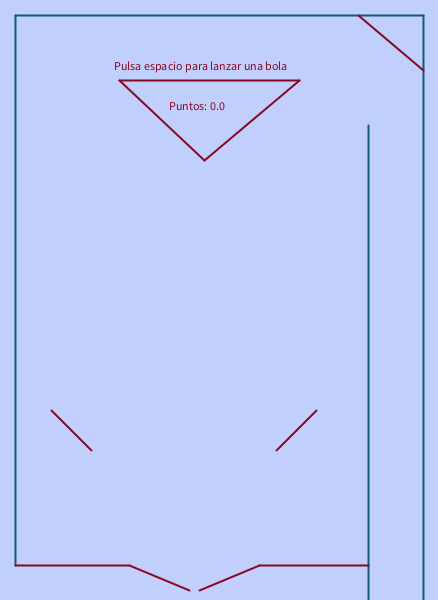
Frame 1 (no input)
Frame 60 (the mouse pressed at the canvas centre just before this capture): identical to frame 1, image omitted
Frame 120 (the mouse held since frame 60 and released just before this capture): identical to frame 1, image omitted

The Processing sketch that drew this single still picture (run headless with seeded random() and noise(); from frame 60 on, the mouse is pressed at the canvas centre):

// Processing sketch: processing_150667
// ── processing_150667.pde

/**
 * Pimball
 * DANIEL PÉREZ ROMAN
 * ALINA HONHALA
 * 3º GIM
 */
 
Tablero pim;
ArrayList<Particle> bolas;
float dt = 0.4;
float radio = 18;
int i=0;
float puntos = 0;
PVector velIni = new PVector();
 

void setup() {
  size(438,600);
  
  // Campo: Extremos de la pantalla
  pim = new Tablero();
  
  // Bolas
  bolas = new ArrayList<Particle>(); 
  
}

void draw() {
  background(193,207,252);
  fill(255);
  
  // Actualiza las partículas: colisiones y dibujado
  for (int i=0;i<bolas.size();i++){
    Particle p = bolas.get(i);
    p.update();
    for (int j=i+1;j<bolas.size();j++){
      Particle q = bolas.get(j);
      p.collision(q);
    }
    p.display();
  }
  
  fill(135,7,37);
  text("Pulsa espacio para lanzar una bola", (width/2)-105, 70);
  
  fill(135,7,37);
  text("Puntos: " + puntos, (width/2)-50, 110);
 
 // Calcula Colisiones y dibuja el Pimball 
  pim.update();
  pim.display(); 
}

void keyPressed()
{
  if(key == ' '){
    velIni.y = -55;
    PVector posIni = new PVector (width-35,height);
    Particle pIni = new Particle(posIni, radio);
    bolas.add(pIni);
    pIni.vel.set(velIni);
    //pIni.gravedad.set(0,1);
    pIni.update();
    pIni.display();
  }
}

class Particle
{
  float masa = 1.0;
  PVector place;
  PVector vel;
  PVector a; //aceleracion
  float radio;
  PVector gravedad = new PVector(0,0);
  
  
  Particle(PVector local, float radio_)
  {
    place = local.get();
    vel = new PVector( random(-20,20), random(-20,20) );
    a = new PVector();
    radio = radio_;
  }
  
  void applyForce(PVector force)
  {
    PVector fuerza = PVector.div(force.get(),masa);
    a.add(fuerza);
  }
  
  void display()
  {
    fill(95,217,247);
    ellipse(place.x, place.y, radio*2, radio*2);
  }
  
  void update() //Metodo Euler(semi)
  {
    applyForce(gravedad);
    vel.add(PVector.mult(a,dt));
    place.add(PVector.mult(vel,dt));
    a.set(0,0);
  }
  
  void run()
  {
    update();
    display();
  }
  
  //DETECCIÓN COLISIÓN PARTÍCULA-PARTÍCULA
  void collision(Particle p)
  {
    PVector d = PVector.sub(this.place, p.place);
    float dist = d.mag();
    
    
    if(dist < (this.radio+p.radio) )
    {
      PVector unitD = new PVector();
      unitD.set(d);
      unitD.normalize();
      //d.normalize(unitD);

      //normal = velocidad.project(dist);
      //var normalVelo1:Vector2D = _ball1.velo2D.project(dist);
      PVector normalV1 = PVector.mult(unitD, (this.vel.dot(d) / dist) );
      PVector normalV2 = PVector.mult(unitD, (p.vel.dot(d) / dist) );
      
      //tangencial = velocidad - normal;
      //var tangentVelo1:Vector2D = _ball1.velo2D.subtract(normalVelo1);
      PVector tanV1 = PVector.sub( this.vel, normalV1);
      PVector tanV2 = PVector.sub( p.vel, normalV2);
      
      //Restitución.
      // L = r1 + r2 − dist.magnitude()
      float L = (this.radio + p.radio) - dist;
      
      //vrel = (normalp1 − normalp2).magnitude()
      PVector resta = PVector.sub(normalV1, normalV2);
      float vrel = resta.mag();
      
      //Nueva posición: p1 = p1.addScaled(normalp1,−L/vrel)
      PVector multNormV1 = PVector.mult(normalV1, -L / vrel);
      this.place.add(multNormV1);
      
      PVector multNormV2 = PVector.mult(normalV2, -L / vrel);
      p.place.add(multNormV2);
      
      
      // normal velocity components after the impact
      float m1 = this.masa;
      float m2 = p.masa;
      
      float u1 = normalV1.dot(d) / dist;
      float u2 = normalV2.dot(d) / dist;
      
      float v1 = ( (m1-m2)*u1 + 2*m2*u2) / (m1+m2);
      float v2 = ( (m2-m1)*u2 + 2*m1*u1) / (m1+m2);
      
      // normal velocity vectors after collision
      // necesitamos vectores paralelos al vector 'd' de módulo 'v1' y/o 'v2'
      // por tanto multiplicamos 'v' por un vector unitario 'unitD' en la dirección de 'd'
      
      normalV1 = PVector.mult(unitD, v1);
      normalV2 = PVector.mult(unitD, v2);

      // final velocity vectors after collision
      this.vel = PVector.add(normalV1, tanV1);  
      p.vel = PVector.add(normalV2, tanV2);  

    }
  }


}
// A simple Plane class

class Plano{
  PVector pto1;
  PVector pto2;
  PVector plano;  
  PVector normal;
  float Kr= 0.9;
  boolean plano_puntos = false;
  //Plano que suma puntos: true
  //Plano que no suma: false
  
  PVector dif1, dif2, VecP1Project, VecP2Project ;
  float escalar_p1Norm;
  float escalar_p1Plano, escalar_p2Plano, modulo_plano, magP1, magP2;
  float p1Project, p2Project;
  PVector perpend, unitario;
  
  Plano(float x1, float y1, float x2, float y2, boolean plano_p)
  {
    pto1 = new PVector(x1,y1);
    pto2 = new PVector(x2,y2);
    plano = PVector.sub(pto2, pto1);
    normal =  new PVector(-plano.y, plano.x);
    normal.normalize();
    plano_puntos = plano_p;
  }
  
  // Colisiones con el plano (pto1, pto2)
  void checkCollisions(Particle b)
  {
    //dif = place - pto
    dif1 = PVector.sub(pto1,b.place); //vectores plano-partícula
    dif2 =PVector.sub(pto2,b.place);
    
    unitario = new PVector(0,0);//Vector unitario del plano
    modulo_plano = plano.mag();//Modulo del plano

    /*
    Calculamos las proyecciones de los vectores plano-partícula en el plano.
    v * w = |v| * |w| *  cos (ang), por lo que podemos obtener la proyección
    como (v*w) / |w|
    */
    escalar_p1Plano = dif1.dot(plano);
    p1Project = escalar_p1Plano/modulo_plano;
    
    escalar_p2Plano = dif2.dot(plano);
    p2Project = escalar_p2Plano/modulo_plano;

    //Calculamos el vector unitario del plano, obteniendo su dirección
    unitario.set(plano);
    unitario.normalize();
    //plano.normalize(unitario);
    
    //Vector perpendicular de distancia entre la partícula y el plano
    perpend = PVector.add(dif1,PVector.mult(unitario, p1Project*(-1)));
    
    
    //DETECCIÓN DE COLISIONES PARTÍCULA-PLANO
    
    //Si las proyecciones son menos que la longitud del plano:
    if(abs(p1Project) < modulo_plano && abs(p2Project) < modulo_plano)
    {
      //Si la partícula atraviesa el plano:
      if(perpend.mag() < radio){
    
        //Invertimos la normal del plano si...
        PVector direc_n = normal.get();
        if(direc_n.dot(b.vel)>0)
           direc_n.mult(-1);
        
        float angle = PVector.angleBetween(b.vel, plano);
        
        //Delta_s = ( radio + ( dir perpendicular · normal) ) / sin(ang)
        float d_s = ( radio+perpend.dot(direc_n) ) / sin(angle);
        
        //Vector desplazamiento para reposicionar la partícula
        PVector desplazamiento = PVector.mult(direc_n, d_s);
        b.place.add(desplazamiento);
        
        if(plano_puntos)
        {
          puntos += 5;
          Kr = 1.0;
        }
        
        //Comprobación: b.vel.set(0,0);
       
        //La velocidad se descompone en normal y tangencial al plano
        float nv = normal.dot(b.vel);
        PVector vN = PVector.mult(normal,nv);
        PVector vT = PVector.sub(b.vel,vN); 
        b.vel = PVector.sub(vT,PVector.mult(vN,Kr));
      }
    }
     
  }

}



class Tablero {
  
  ArrayList<Plano> planos;

  Tablero()
  {
    int maxPlanos = 6;
    planos = new ArrayList<Plano>();
    
    Plano arriba = new Plano(15, 15, width-15, 15, false);
    Plano derecha = new Plano(width-15, 15, width-15, height, false);
    Plano tunel = new Plano(width-70, 15+110, width-70, height, false);
    Plano izquierda = new Plano(15, 15, 15, height-35, false);
    Plano diagonal = new Plano(width-80,15, width-15,70, true);
    
    //Triángulo
    Plano t = new Plano((width/2)-100,80, (width/2)+80,80, false);
    Plano t1 = new Plano((width/2)-100,80, width/2-15, 160, true);
    Plano t2 = new Plano((width/2)+80,80, width/2-15, 160, true);
    
    //Planos inclinados
    Plano inclinadoIzq = new Plano((width-35)/2-150,height-190,(width-55)/2-100,height-150, true);
    Plano inclinadoDer = new Plano((width-185)/2+150,height-150,(width-205)/2+200,height-190, true);
    
    Plano baseIzq = new Plano((width/2)-90,height-35,15, height-35, false);
    Plano baseDer = new Plano((width/2)+40,height-35,width-70,height-35, false);
    
    //Palancas
    Plano palancaIzq = new Plano((width/2)-90,height-35, (width/2)-30, height-10, true);
    Plano palancaDer = new Plano((width/2)+40,height-35, (width/2)-20, height-10, true);
    
    
    //Añadimos los planos al ArrayList  
    planos.add(arriba);
    planos.add(derecha);
    planos.add(tunel);
    planos.add(izquierda);
    planos.add(diagonal);
    
    planos.add(t);
    planos.add(t1);
    planos.add(t2);
    
    planos.add(inclinadoIzq); //diagIzq
    planos.add(inclinadoDer); //diagDer
    
    planos.add(baseIzq); 
    planos.add(baseDer);
    
    planos.add(palancaIzq);
    planos.add(palancaDer);
    

    

     
  }
    
  void update()
  {
    for (int i = planos.size()-1; i >= 0; i--) {
       Plano p = planos.get(i);
       for (int j=0;j<bolas.size();j++){
          Particle b = bolas.get(j);
          p.checkCollisions(b); 
          } 
       }
    }
  
  
  void display()
  {
      stroke(15,92,111);
      fill(95,217,247);
      strokeWeight(2);
      for (int i=0;i<planos.size();i++){
        Plano p = planos.get(i);
        
        if(p.plano_puntos)
        {
          stroke(135,7,37);
          strokeWeight(2);
        }
        
        line(p.pto1.x, p.pto1.y, p.pto2.x, p.pto2.y);
      }
  }
  
}
  
    
